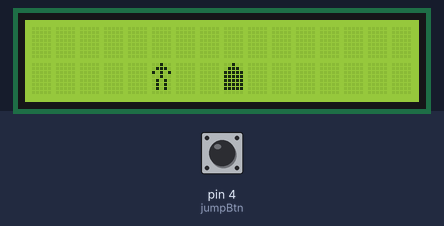
This sketch was run on a simulated Arduino Uno, built with avr-gcc and run on an emulated ATmega328P. Shown: 16×2 character LCD. The inputs (shaded band) are chosen by the test bench; at power-on: pin 4 (jumpBtn) HIGH.

Above: at 1.2 s.
1.3 s: pin 4 (jumpBtn) pulled LOW for 0.15 s
At 3.26 s:
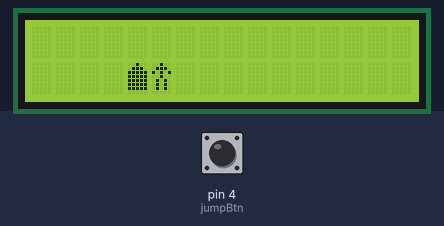
4.4 s: pin 4 (jumpBtn) pulled LOW for 1 s
At 4.9 s:
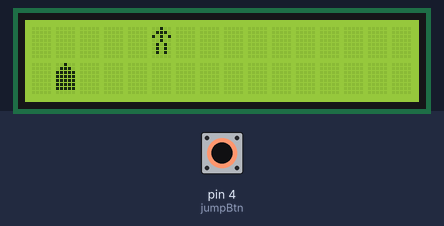
At 8.7 s:
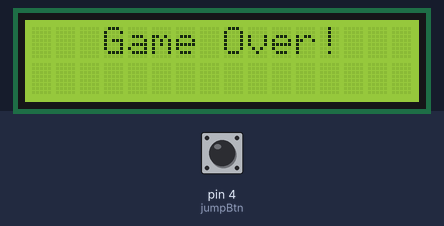
Timing chart, 0 to 10.2 s (numbered marks = the images above; inputs shaded):
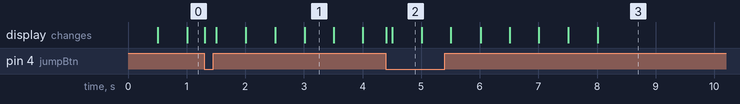

The sketch:

character-LCD-jump-game.ino
```cpp
#include <LiquidCrystal_I2C.h>

const LiquidCrystal_I2C lcd(0x27, 16, 2);  // set the LCD address to 0x27 for a 16 chars and 2 line display

const int jumpBtn = 4;

const byte person[8] = {
  B00100,
  B01110,
  B10101,
  B00100,
  B01010,
  B01010,
  B01010,
  B00000
};

const byte rock[8] = {
  B00100,
  B01110,
  B11111,
  B11111,
  B11111,
  B11111,
  B11111,
  B00000
};

const int personPositionX = 5;

int rockPositionX = 10;

int personPositionY = 1;

int jumpBtnPrevState = HIGH;

long timeOfJump = 0; // seconds

long timeOfRockMove = 0; // seconds

bool gameOver = false;

void setup() {
  pinMode(jumpBtn, INPUT_PULLUP);

  lcd.init();
  lcd.backlight();
  lcd.createChar(0, person);
  lcd.createChar(1, rock);
  printGameCharacters();
}

void loop() {
  const int btnState = digitalRead(jumpBtn);

  const long currentSecond = millis() / 1000;

  if (btnState != jumpBtnPrevState && btnState == LOW) {
    if (gameOver) {
      gameOver = false;
      rockPositionX = 10;
      timeOfJump = 0;
      timeOfRockMove = 0;
      printGameCharacters();
    } else if (personPositionY == 1) {
      personPositionY = 0;
      timeOfJump = currentSecond;
      printGameCharacters();
    }
  } else if (!gameOver && personPositionY == 0 && (currentSecond - timeOfJump) > 1) {
    timeOfJump = 0;
    personPositionY = 1;
    printGameCharacters();
  }

  const long currentHalfSecond = millis() / 500;

  if (!gameOver && (currentHalfSecond - timeOfRockMove) >= 1) {
    rockPositionX--;
    timeOfRockMove = currentHalfSecond;

    if (rockPositionX < 0) {
      rockPositionX = 10;
    }

    if (rockPositionX == personPositionX && personPositionY == 1) {
      gameOver = true;
      printGameOver();
    } else {
      printGameCharacters();
    }
  }

  jumpBtnPrevState = btnState;
}

void printGameCharacters() {
  lcd.clear();
  lcd.setCursor(personPositionX, personPositionY);
  lcd.write(byte(0));
  lcd.setCursor(rockPositionX, 1);
  lcd.write(byte(1));
}

void printGameOver() {
  lcd.clear();
  lcd.setCursor(3, 0);
  lcd.print("Game Over!");
}
```

Measured:
- what the display in image 1 shows lasts 0.5 s, from 3.0 s to 3.5 s
